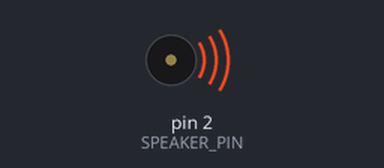
A sketch run on a simulated Arduino Uno, built with avr-gcc and run on an emulated ATmega328P. On the bench: buzzer (waves = sounding).

Above: at 0.1 s.
At 8.8 s:
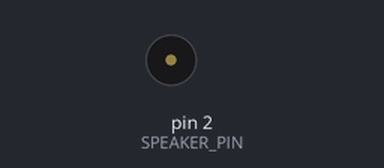
Timing chart, 0 to 10.3 s (numbered marks = the images above):
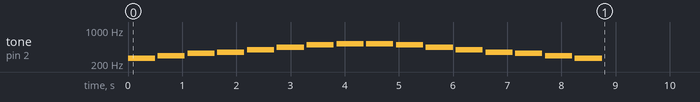

The sketch:

speaker.ino
```cpp
const int SPEAKER_PIN = 2;

const int NOTE_C4 = 261;
const int NOTE_D4 = 294;
const int NOTE_E4 = 329;
const int NOTE_F4 = 349;
const int NOTE_G4 = 392;
const int NOTE_A4 = 440;
const int NOTE_B4 = 493;
const int NOTE_C5 = 523;

void setup() {
  pinMode(SPEAKER_PIN, OUTPUT);

  tone(SPEAKER_PIN, NOTE_C4, 500);
  delay(550);
  tone(SPEAKER_PIN, NOTE_D4, 500);
  delay(550);
  tone(SPEAKER_PIN, NOTE_E4, 500);
  delay(550);
  tone(SPEAKER_PIN, NOTE_F4, 500);
  delay(550);
  tone(SPEAKER_PIN, NOTE_G4, 500);
  delay(550);
  tone(SPEAKER_PIN, NOTE_A4, 500);
  delay(550);
  tone(SPEAKER_PIN, NOTE_B4, 500);
  delay(550);
  tone(SPEAKER_PIN, NOTE_C5, 500);
  delay(550);

  tone(SPEAKER_PIN, NOTE_C5, 500);
  delay(550);
  tone(SPEAKER_PIN, NOTE_B4, 500);
  delay(550);
  tone(SPEAKER_PIN, NOTE_A4, 500);
  delay(550);
  tone(SPEAKER_PIN, NOTE_G4, 500);
  delay(550);
  tone(SPEAKER_PIN, NOTE_F4, 500);
  delay(550);
  tone(SPEAKER_PIN, NOTE_E4, 500);
  delay(550);
  tone(SPEAKER_PIN, NOTE_D4, 500);
  delay(550);
  tone(SPEAKER_PIN, NOTE_C4, 500);
  delay(550);
}

void loop() {}
```
